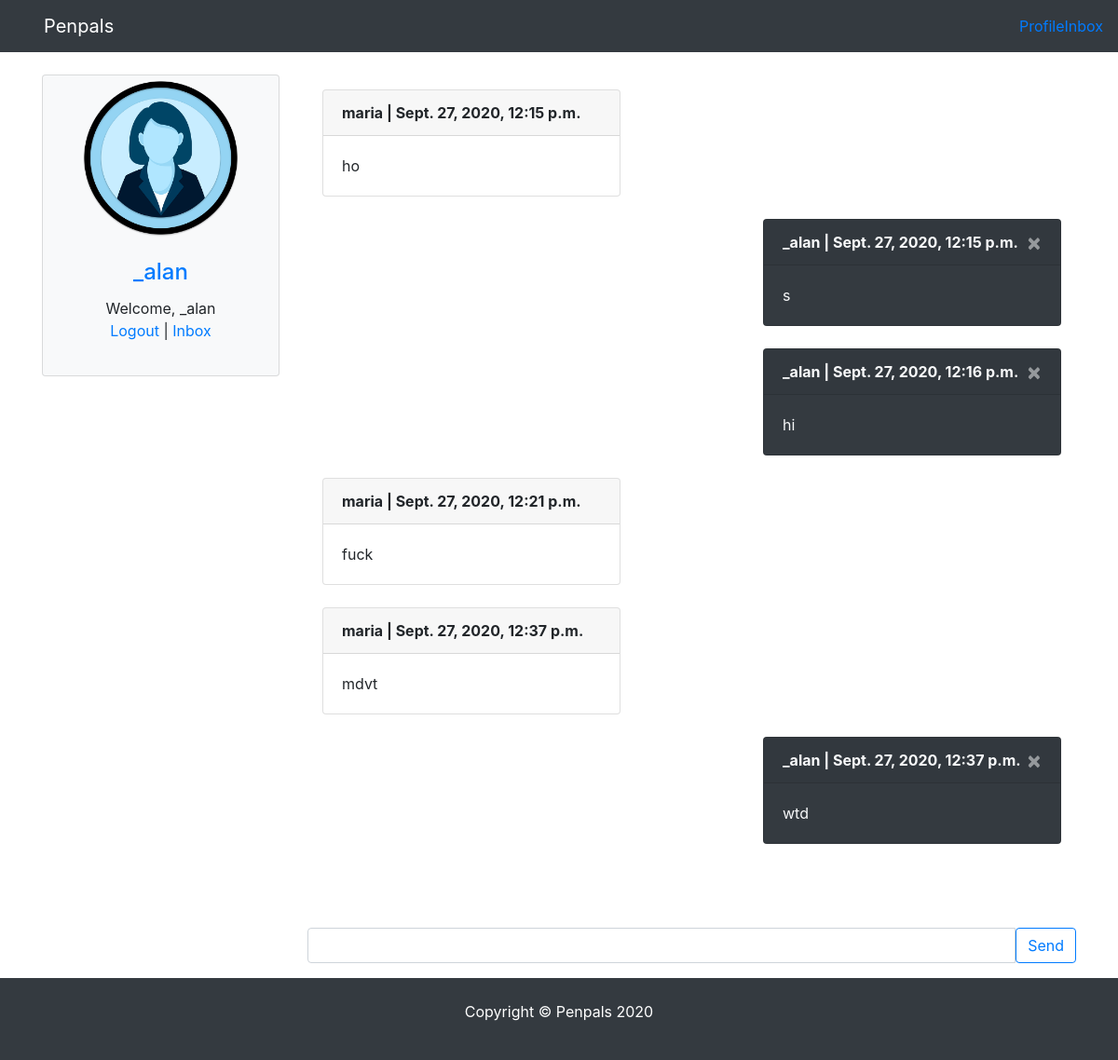
/message/chatbox/18 (signed in), run on the app's committed database.
### pages/models.py (models this page shows)
class Profile(models.Model):
    user = models.OneToOneField(User, blank=True, null=True, on_delete=models.CASCADE)
    first = models.CharField(max_length=200, blank=True, null=True)
    last = models.CharField(max_length=200, blank=True, null=True)
    photo = models.ImageField(default='user.png', upload_to='photo/%Y/%m', blank=True, null=True)
    friends = models.ManyToManyField('self', blank=True)
    speaks =  models.CharField(max_length=200, blank=True, null=True)
    is_learning =  models.CharField(max_length=200, blank=True, null=True)
    def __str__(self):
        return str(self.user)
    def get_absolute_url(self):
        return reverse("pages:profile", kwargs={"profile_id": self.pk})
    class Meta:
        ordering = ['-id']

### conversations/models.py (models this page shows)
class Message(models.Model):
    content = models.CharField(max_length=250)
    date = models.DateTimeField(auto_now_add=True)
    profile = models.ForeignKey(Profile, related_name="from_profile", on_delete=models.CASCADE)
    chat = models.ForeignKey(Chat, related_name="get_msg", on_delete=models.CASCADE)
    def __str__(self):
        return self.content
    class Meta:
        ordering = ['date']

### conversations/views.py (the view, shortened to what this page needs)
# urls.py: path('chatbox/<int:chat_id>', chatbox, name='chatbox'),
def chatbox(request, chat_id):
    profile = request.user.profile
    form = MessageForm()
    messages = Message.objects.filter(chat_id=chat_id)
    last_viewed = Chat_members.objects.filter(chat_id=chat_id).filter(profile=profile)
    last_viewed.update(last_viewed=timezone.now())
    context = {
        'profile': profile,
        'chat_id': chat_id,
        'form': form,
        'msg': messages,
    }
    return render(request, 'conversations/chatbox.html', context)

### conversations/forms.py
class MessageForm(forms.ModelForm):
    content = forms.CharField(widget=forms.TextInput(attrs={'class': 'form-control'}))
    class Meta:
        model = Message
        fields = ['content']

### conversations/templates/conversations/chatbox.html (shortened to what this page needs)
{% extends 'pages/base.html' %}
{% block content %}
<div class="row">
    {% include 'pages/include/_sidebar.html' %}
    <div class="col-md-9 col-sm-12">
        <div id="messageFeed" class="p-3">
            {% for m in msg %}
            <div class="card {% if request.user.profile == m.profile %} ml-auto text-light bg-dark {% endif %}" style="width: 20rem;">
                <div class="card-header font-weight-bold">
                    {{m.profile}} | {{m.date}}
                    {% if request.user.profile == m.profile %}
                        <a href="{% url 'conversations:delete_message' m.id %}" class="close text-light">
                            <span>&times;</span>
                        </a>
                    {% endif %}
                </div>
                <div class="card-body">
                    {{m}}
                </div>
            </div>
            {% endfor %}
        </div>
        <form method="POST" autocomplete="off">
            <div class="input-group mb-3">
                {% for field in form %}
                    {{field}}
                {% endfor %}
                <button type="submit" class="btn btn-outline-primary">Send</button>
            </div>
        </form>
    </div>
</div>
{% endblock content %}

### templates/pages/include/_sidebar.html
<div class="col-lg-3 col-lg-md-3 col-sm-6 mx-auto">
    <div class="card bg-light" style="max-width: 30rem;">
        {% if profile.photo %}
            <img src="{{ profile.photo.url }}" alt="img" class="card-img-top mx-auto rounded-circle">
        {% else %}
        <img src="https://placeholder.it/200x200" class="card-img-top mx-auto rounded-circle">
        {% endif %}
        <div class="card-body text-center">
            <h4 class="card-title">
                <a href="{{profile.get_absolute_url}}"> {{profile}} </a>
            </h4>
            {% if request.user == profile.user %}
                Welcome, {{ profile.user }} <p><a href="{% url 'pages:logout' %}">Logout</a> | <a href="{% url 'conversations:inbox' %}">Inbox</a></p>
            {% elif request.user.is_anonymous %}
            <p>
                <a href="{% url 'pages:register' %}">Register</a> |
                <a href="{% url 'pages:login' %}">Login</a>
            </p>
            {% endif %}
        </div>
    </div>
</div>

### static_files/css/styles.css (style rules this page uses)
.card-img-top { width: 70%; height: 70%; }
.card { margin-bottom: 1.5rem!important; }
#messageFeed { height: calc(100vh - 172px); overflow-y: scroll; }

### data on the page
Profile: photo (picture), user.username "_alan", user "_alan"
Message: profile "maria", date "Sept. 27, 2020, 12:15 p.m.", content "ho"
Message: profile "_alan", date "Sept. 27, 2020, 12:15 p.m.", content "s"
Message: profile "_alan", date "Sept. 27, 2020, 12:16 p.m.", content "hi"
Message: profile "maria", date "Sept. 27, 2020, 12:21 p.m.", content "fuck"
Message: profile "maria", date "Sept. 27, 2020, 12:37 p.m.", content "mdvt"
Message: profile "_alan", date "Sept. 27, 2020, 12:37 p.m.", content "wtd"
